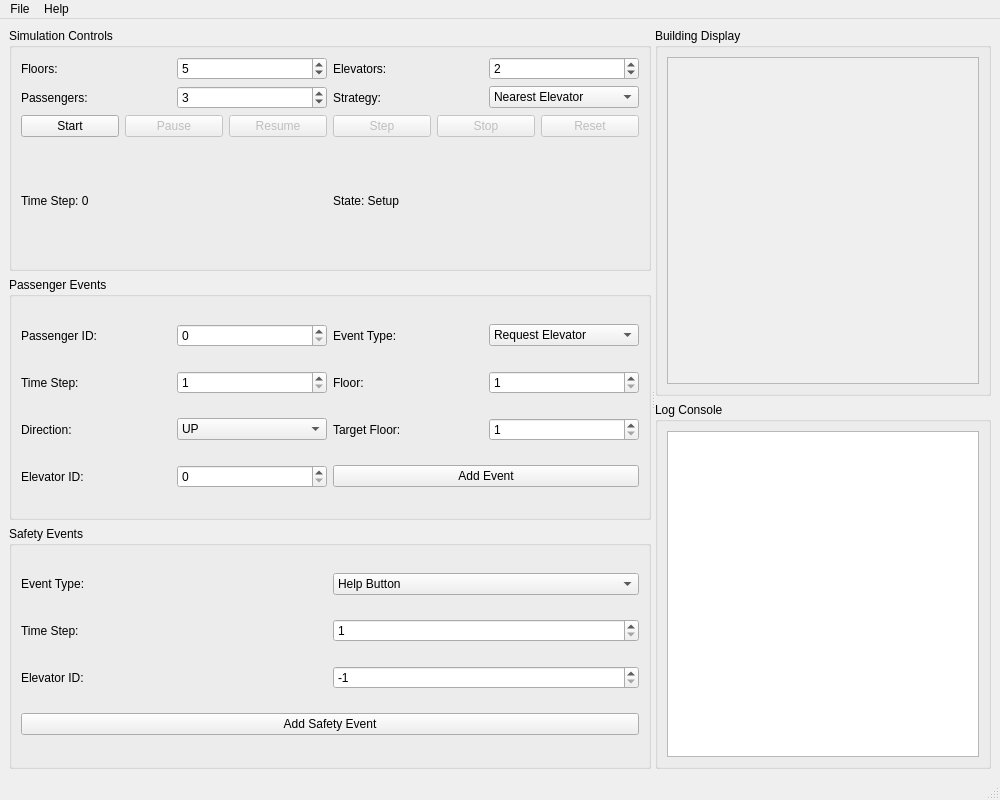
<?xml version="1.0" encoding="UTF-8"?>
<ui version="4.0">
 <class>MainWindow</class>
 <widget class="QMainWindow" name="MainWindow">
  <property name="geometry">
   <rect>
    <x>0</x>
    <y>0</y>
    <width>1000</width>
    <height>800</height>
   </rect>
  </property>
  <property name="windowTitle">
   <string>Elevator Simulation</string>
  </property>
  <widget class="QWidget" name="centralwidget">
   <layout class="QVBoxLayout" name="verticalLayout">
    <item>
     <widget class="QSplitter" name="splitter">
      <property name="orientation">
       <enum>Qt::Horizontal</enum>
      </property>
      <widget class="QWidget" name="layoutWidget">
       <layout class="QVBoxLayout" name="leftLayout">
        <item>
         <widget class="QGroupBox" name="simulationControlsGroupBox">
          <property name="title">
           <string>Simulation Controls</string>
          </property>
          <layout class="QGridLayout" name="gridLayout">
           <item row="0" column="0">
            <widget class="QLabel" name="floorsLabel">
             <property name="text">
              <string>Floors:</string>
             </property>
            </widget>
           </item>
           <item row="0" column="1">
            <widget class="QSpinBox" name="floorsSpinBox">
             <property name="minimum">
              <number>2</number>
             </property>
             <property name="maximum">
              <number>20</number>
             </property>
             <property name="value">
              <number>5</number>
             </property>
            </widget>
           </item>
           <item row="0" column="2">
            <widget class="QLabel" name="elevatorsLabel">
             <property name="text">
              <string>Elevators:</string>
             </property>
            </widget>
           </item>
           <item row="0" column="3">
            <widget class="QSpinBox" name="elevatorsSpinBox">
             <property name="minimum">
              <number>1</number>
             </property>
             <property name="maximum">
              <number>10</number>
             </property>
             <property name="value">
              <number>2</number>
             </property>
            </widget>
           </item>
           <item row="1" column="0">
            <widget class="QLabel" name="passengersLabel">
             <property name="text">
              <string>Passengers:</string>
             </property>
            </widget>
           </item>
           <item row="1" column="1">
            <widget class="QSpinBox" name="passengersSpinBox">
             <property name="minimum">
              <number>0</number>
             </property>
             <property name="maximum">
              <number>20</number>
             </property>
             <property name="value">
              <number>3</number>
             </property>
            </widget>
           </item>
           <item row="1" column="2">
            <widget class="QLabel" name="strategyLabel">
             <property name="text">
              <string>Strategy:</string>
             </property>
            </widget>
           </item>
           <item row="1" column="3">
            <widget class="QComboBox" name="strategyComboBox">
             <item>
              <property name="text">
               <string>Nearest Elevator</string>
              </property>
             </item>
             <item>
              <property name="text">
               <string>Least Busy</string>
              </property>
             </item>
             <item>
              <property name="text">
               <string>Direction-based</string>
              </property>
             </item>
            </widget>
           </item>
           <item row="2" column="0" colspan="4">
            <layout class="QHBoxLayout" name="horizontalLayout">
             <item>
              <widget class="QPushButton" name="startButton">
               <property name="text">
                <string>Start</string>
               </property>
              </widget>
             </item>
             <item>
              <widget class="QPushButton" name="pauseButton">
               <property name="enabled">
                <bool>false</bool>
               </property>
               <property name="text">
                <string>Pause</string>
               </property>
              </widget>
             </item>
             <item>
              <widget class="QPushButton" name="resumeButton">
               <property name="enabled">
                <bool>false</bool>
               </property>
               <property name="text">
                <string>Resume</string>
               </property>
              </widget>
             </item>
             <item>
              <widget class="QPushButton" name="stepButton">
               <property name="enabled">
                <bool>false</bool>
               </property>
               <property name="text">
                <string>Step</string>
               </property>
              </widget>
             </item>
             <item>
              <widget class="QPushButton" name="stopButton">
               <property name="enabled">
                <bool>false</bool>
               </property>
               <property name="text">
                <string>Stop</string>
               </property>
              </widget>
             </item>
             <item>
              <widget class="QPushButton" name="resetButton">
               <property name="enabled">
                <bool>false</bool>
               </property>
               <property name="text">
                <string>Reset</string>
               </property>
              </widget>
             </item>
            </layout>
           </item>
           <item row="3" column="0" colspan="2">
            <widget class="QLabel" name="timeStepLabel">
             <property name="text">
              <string>Time Step: 0</string>
             </property>
            </widget>
           </item>
           <item row="3" column="2" colspan="2">
            <widget class="QLabel" name="stateLabel">
             <property name="text">
              <string>State: Setup</string>
             </property>
            </widget>
           </item>
          </layout>
         </widget>
        </item>
        <item>
         <widget class="QGroupBox" name="passengerEventsGroupBox">
          <property name="title">
           <string>Passenger Events</string>
          </property>
          <layout class="QGridLayout" name="gridLayout_2">
           <item row="0" column="0">
            <widget class="QLabel" name="passengerIdLabel">
             <property name="text">
              <string>Passenger ID:</string>
             </property>
            </widget>
           </item>
           <item row="0" column="1">
            <widget class="QSpinBox" name="passengerIdSpinBox">
             <property name="minimum">
              <number>0</number>
             </property>
             <property name="maximum">
              <number>19</number>
             </property>
            </widget>
           </item>
           <item row="0" column="2">
            <widget class="QLabel" name="eventTypeLabel">
             <property name="text">
              <string>Event Type:</string>
             </property>
            </widget>
           </item>
           <item row="0" column="3">
            <widget class="QComboBox" name="eventTypeComboBox">
             <item>
              <property name="text">
               <string>Request Elevator</string>
              </property>
             </item>
             <item>
              <property name="text">
               <string>Enter Elevator</string>
              </property>
             </item>
             <item>
              <property name="text">
               <string>Press Floor Button</string>
              </property>
             </item>
             <item>
              <property name="text">
               <string>Press Help Button</string>
              </property>
             </item>
             <item>
              <property name="text">
               <string>Press Door Open</string>
              </property>
             </item>
             <item>
              <property name="text">
               <string>Press Door Close</string>
              </property>
             </item>
             <item>
              <property name="text">
               <string>Exit Elevator</string>
              </property>
             </item>
            </widget>
           </item>
           <item row="1" column="0">
            <widget class="QLabel" name="timeStepEventLabel">
             <property name="text">
              <string>Time Step:</string>
             </property>
            </widget>
           </item>
           <item row="1" column="1">
            <widget class="QSpinBox" name="timeStepEventSpinBox">
             <property name="minimum">
              <number>1</number>
             </property>
             <property name="maximum">
              <number>100</number>
             </property>
            </widget>
           </item>
           <item row="1" column="2">
            <widget class="QLabel" name="floorLabel">
             <property name="text">
              <string>Floor:</string>
             </property>
            </widget>
           </item>
           <item row="1" column="3">
            <widget class="QSpinBox" name="floorSpinBox">
             <property name="minimum">
              <number>1</number>
             </property>
             <property name="maximum">
              <number>20</number>
             </property>
            </widget>
           </item>
           <item row="2" column="0">
            <widget class="QLabel" name="directionLabel">
             <property name="text">
              <string>Direction:</string>
             </property>
            </widget>
           </item>
           <item row="2" column="1">
            <widget class="QComboBox" name="directionComboBox">
             <item>
              <property name="text">
               <string>UP</string>
              </property>
             </item>
             <item>
              <property name="text">
               <string>DOWN</string>
              </property>
             </item>
            </widget>
           </item>
           <item row="2" column="2">
            <widget class="QLabel" name="targetFloorLabel">
             <property name="text">
              <string>Target Floor:</string>
             </property>
            </widget>
           </item>
           <item row="2" column="3">
            <widget class="QSpinBox" name="targetFloorSpinBox">
             <property name="minimum">
              <number>1</number>
             </property>
             <property name="maximum">
              <number>20</number>
             </property>
            </widget>
           </item>
           <item row="3" column="0">
            <widget class="QLabel" name="elevatorIdLabel">
             <property name="text">
              <string>Elevator ID:</string>
             </property>
            </widget>
           </item>
           <item row="3" column="1">
            <widget class="QSpinBox" name="elevatorIdSpinBox">
             <property name="minimum">
              <number>0</number>
             </property>
             <property name="maximum">
              <number>9</number>
             </property>
            </widget>
           </item>
           <item row="3" column="2" colspan="2">
            <widget class="QPushButton" name="addPassengerEventButton">
             <property name="text">
              <string>Add Event</string>
             </property>
            </widget>
           </item>
          </layout>
         </widget>
        </item>
        <item>
         <widget class="QGroupBox" name="safetyEventsGroupBox">
          <property name="title">
           <string>Safety Events</string>
          </property>
          <layout class="QGridLayout" name="gridLayout_3">
           <item row="0" column="0">
            <widget class="QLabel" name="safetyEventTypeLabel">
             <property name="text">
              <string>Event Type:</string>
             </property>
            </widget>
           </item>
           <item row="0" column="1">
            <widget class="QComboBox" name="safetyEventTypeComboBox">
             <item>
              <property name="text">
               <string>Help Button</string>
              </property>
             </item>
             <item>
              <property name="text">
               <string>Door Obstacle</string>
              </property>
             </item>
             <item>
              <property name="text">
               <string>Fire Alarm</string>
              </property>
             </item>
             <item>
              <property name="text">
               <string>Overload</string>
              </property>
             </item>
             <item>
              <property name="text">
               <string>Power Out</string>
              </property>
             </item>
            </widget>
           </item>
           <item row="1" column="0">
            <widget class="QLabel" name="safetyTimeStepLabel">
             <property name="text">
              <string>Time Step:</string>
             </property>
            </widget>
           </item>
           <item row="1" column="1">
            <widget class="QSpinBox" name="safetyTimeStepSpinBox">
             <property name="minimum">
              <number>1</number>
             </property>
             <property name="maximum">
              <number>100</number>
             </property>
            </widget>
           </item>
           <item row="2" column="0">
            <widget class="QLabel" name="safetyElevatorIdLabel">
             <property name="text">
              <string>Elevator ID:</string>
             </property>
            </widget>
           </item>
           <item row="2" column="1">
            <widget class="QSpinBox" name="safetyElevatorIdSpinBox">
             <property name="minimum">
              <number>-1</number>
             </property>
             <property name="maximum">
              <number>9</number>
             </property>
             <property name="value">
              <number>-1</number>
             </property>
            </widget>
           </item>
           <item row="3" column="0" colspan="2">
            <widget class="QPushButton" name="addSafetyEventButton">
             <property name="text">
              <string>Add Safety Event</string>
             </property>
            </widget>
           </item>
          </layout>
         </widget>
        </item>
       </layout>
      </widget>
      <widget class="QWidget" name="layoutWidget1">
       <layout class="QVBoxLayout" name="rightLayout">
        <item>
         <widget class="QGroupBox" name="buildingDisplayGroupBox">
          <property name="title">
           <string>Building Display</string>
          </property>
          <layout class="QVBoxLayout" name="verticalLayout_2">
           <item>
            <widget class="QScrollArea" name="buildingScrollArea">
             <property name="widgetResizable">
              <bool>true</bool>
             </property>
             <widget class="QWidget" name="buildingScrollAreaContents">
              <property name="geometry">
               <rect>
                <x>0</x>
                <y>0</y>
                <width>454</width>
                <height>300</height>
               </rect>
              </property>
              <layout class="QVBoxLayout" name="buildingLayout"/>
             </widget>
            </widget>
           </item>
          </layout>
         </widget>
        </item>
        <item>
         <widget class="QGroupBox" name="logGroupBox">
          <property name="title">
           <string>Log Console</string>
          </property>
          <layout class="QVBoxLayout" name="verticalLayout_3">
           <item>
            <widget class="QTextEdit" name="logTextEdit">
             <property name="readOnly">
              <bool>true</bool>
             </property>
            </widget>
           </item>
          </layout>
         </widget>
        </item>
       </layout>
      </widget>
     </widget>
    </item>
   </layout>
  </widget>
  <widget class="QMenuBar" name="menubar">
   <property name="geometry">
    <rect>
     <x>0</x>
     <y>0</y>
     <width>1000</width>
     <height>22</height>
    </rect>
   </property>
   <widget class="QMenu" name="menuFile">
    <property name="title">
     <string>File</string>
    </property>
    <addaction name="actionExit"/>
   </widget>
   <widget class="QMenu" name="menuHelp">
    <property name="title">
     <string>Help</string>
    </property>
    <addaction name="actionAbout"/>
   </widget>
   <addaction name="menuFile"/>
   <addaction name="menuHelp"/>
  </widget>
  <widget class="QStatusBar" name="statusbar"/>
  <action name="actionExit">
   <property name="text">
    <string>Exit</string>
   </property>
  </action>
  <action name="actionAbout">
   <property name="text">
    <string>About</string>
   </property>
  </action>
 </widget>
 <resources/>
 <connections/>
</ui> 
